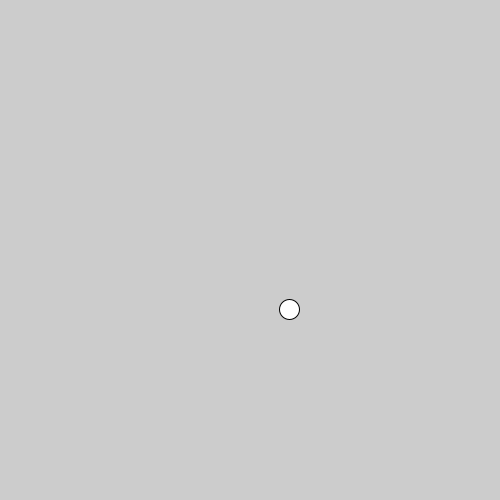
Frame 1 (no input)
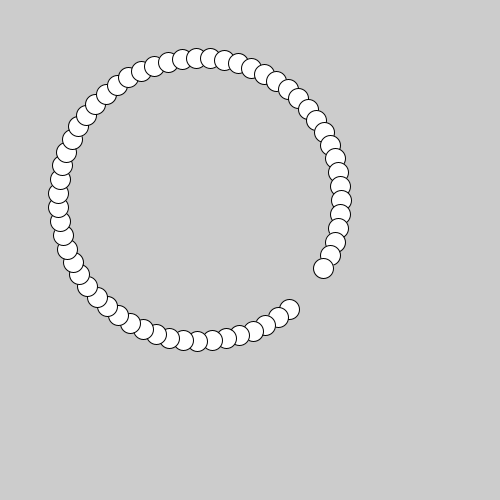
Frame 60 (the mouse pressed at the canvas centre just before this capture)
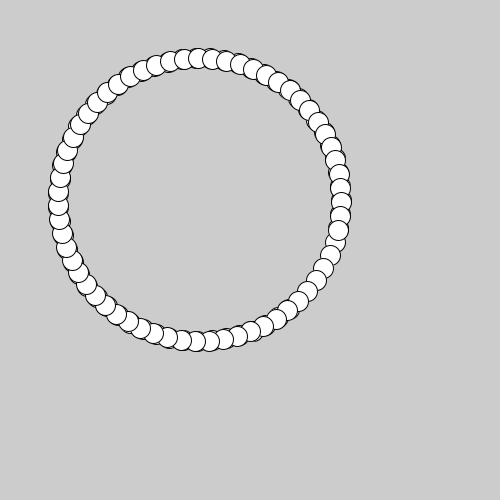
Frame 120 (the mouse held since frame 60 and released just before this capture)

The Processing sketch that drew these frames (run headless with seeded random() and noise(); from frame 60 on, the mouse is pressed at the canvas centre):

// Processing sketch: functions_Sheet
// ── functions_Sheet.pde
float rotate = 0;
void setup() {
  size(500,500);
}

void draw() {
  rotate+= 0.1;
  PVector time = RotateZ_Calculations(100,100,rotate);
  println(time);
  ellipse(200 + time.x,200 + time.y,20,20);
}

//input all translations and an angle in the current angleMode
//returns a PVector with x/y position of the rotation
// note: only works on RotateZ.
//e.g. RotateZ_Calculations(1,0,PI/2) returns [ -1, 0, 0]
// note: the modelX and modelY functions also work perfectly for this situation
PVector RotateZ_Calculations(float x_translation,float y_translation,float rotation_Angle) {
  float rotationA = rotation_Angle;
  float adj = x_translation;
  float opp = y_translation;
  float hyp = sqrt(sq(adj) + sq(opp));
  float x = acos(adj/hyp);
  float y = asin(opp/hyp);
  float rotx = (cos(rotationA + x)*hyp);
  float roty = (sin(rotationA + y)*hyp);
  PVector P = new PVector(rotx,roty);
  if (P.x < 0.001 && P.x > -0.001) {
    P.x = round(P.x);
  }
  if (P.y < 0.001 && P.y > -0.001) {
    P.y = round(P.y);
  }
  return P;
}
